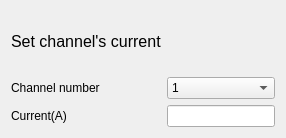
            <widget class="QWidget" name="tab_E36312A_set_current">
             <attribute name="title">
              <string>Set current</string>
             </attribute>
             <layout class="QFormLayout" name="formLayout_24">
              <item row="0" column="0" colspan="2">
               <widget class="QLabel" name="label_93">
                <property name="minimumSize">
                 <size>
                  <width>0</width>
                  <height>60</height>
                 </size>
                </property>
                <property name="font">
                 <font>
                  <family>Arial</family>
                  <pointsize>12</pointsize>
                  <weight>50</weight>
                  <italic>false</italic>
                  <bold>false</bold>
                 </font>
                </property>
                <property name="styleSheet">
                 <string notr="true">font: 12pt &quot;Arial&quot;;</string>
                </property>
                <property name="text">
                 <string>Set channel's current</string>
                </property>
               </widget>
              </item>
              <item row="1" column="0">
               <widget class="QLabel" name="label_94">
                <property name="minimumSize">
                 <size>
                  <width>150</width>
                  <height>0</height>
                 </size>
                </property>
                <property name="maximumSize">
                 <size>
                  <width>200</width>
                  <height>16777215</height>
                 </size>
                </property>
                <property name="text">
                 <string>Channel number</string>
                </property>
               </widget>
              </item>
              <item row="1" column="1">
               <widget class="QComboBox" name="comboBox_E36312A_set_current_channel">
                <property name="sizeAdjustPolicy">
                 <enum>QComboBox::AdjustToContentsOnFirstShow</enum>
                </property>
                <item>
                 <property name="text">
                  <string>1</string>
                 </property>
                </item>
                <item>
                 <property name="text">
                  <string>2</string>
                 </property>
                </item>
                <item>
                 <property name="text">
                  <string>3</string>
                 </property>
                </item>
               </widget>
              </item>
              <item row="2" column="0">
               <widget class="QLabel" name="label_95">
                <property name="minimumSize">
                 <size>
                  <width>150</width>
                  <height>0</height>
                 </size>
                </property>
                <property name="maximumSize">
                 <size>
                  <width>200</width>
                  <height>16777215</height>
                 </size>
                </property>
                <property name="text">
                 <string>Current(A)</string>
                </property>
               </widget>
              </item>
              <item row="2" column="1">
               <widget class="QLineEdit" name="lineEdit_E36312A_set_current_current"/>
              </item>
             </layout>
            </widget>
